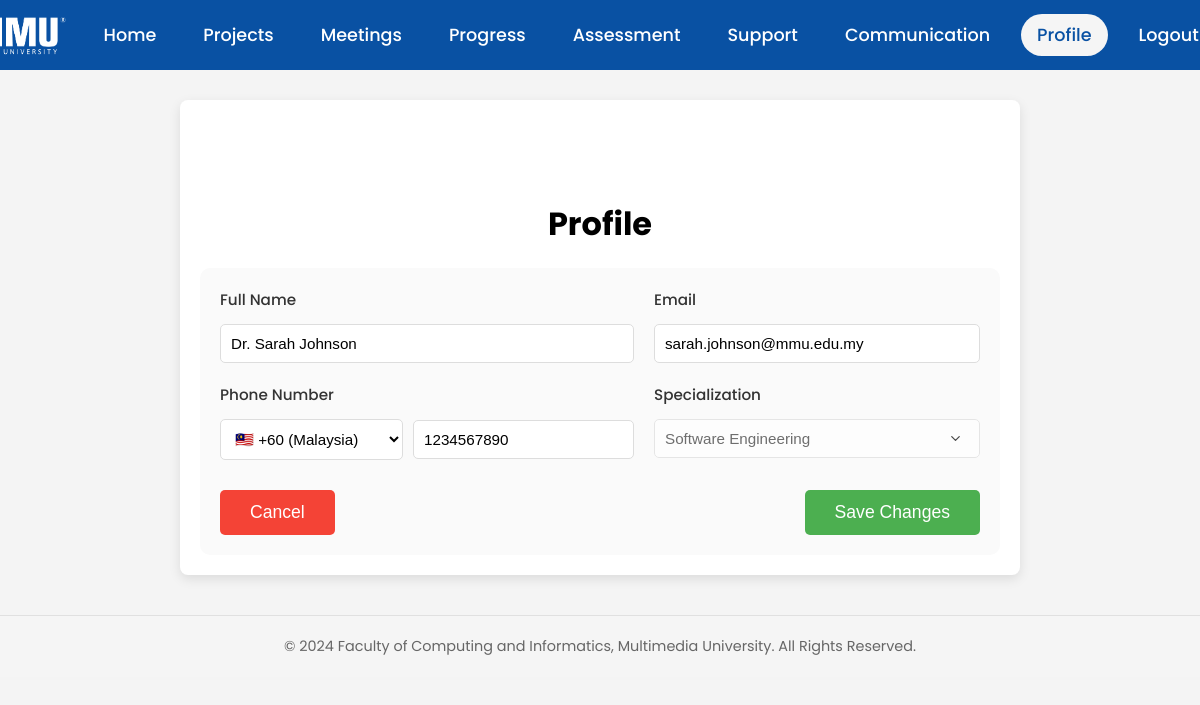
Screenshot of /pages/profile/profile-page.php (signed in) with the database file from the repository.
### pages/profile/profile-page.php (the view, shortened to what this page needs)
<?php
require_once '../../components/navbar.php';
$conn = OpenCon();
$user_id = $_SESSION['user_id'];
$stmt = $conn->prepare("SELECT full_name, email, role, country_code, phone_number FROM users WHERE user_id = ?");
$stmt->bind_param("i", $user_id);
$stmt->execute();
$result = $stmt->get_result();
$user_data = $result->fetch_assoc();
?>
<!DOCTYPE html>
<html lang="en">
<head>
    <link rel="stylesheet" href="../../index.css">
    <link rel="stylesheet" href="./profile-page.css">
    <link href="https://cdnjs.cloudflare.com/ajax/libs/font-awesome/6.0.0/css/all.min.css" rel="stylesheet">
</head>
<body>
<?php echo getNavbar('profile'); ?>
    <div class="section content-section" id="profile">
        <h2>Profile</h2>
        <div class="profile-container">
            <form class="profile-form">
                <div class="form-grid">
                    <div class="form-group">
                        <label for="fullName">Full Name</label>
                        <input type="text" id="fullName" name="full_name" value="<?php echo htmlspecialchars($user_data['full_name']); ?>">
                    </div>
                    <div class="form-group">
                        <label for="email">Email</label>
                        <input type="email" id="email" name="email" value="<?php echo htmlspecialchars($user_data['email']); ?>">
                    </div>
                    <div class="form-group">
                        <label for="phone">Phone Number</label>
                        <div class="phone-input-group">
                            <select name="country_code" id="country_code">
                                <option value="+60" <?php echo ($user_data['country_code'] === '+60') ? 'selected' : ''; ?>>🇲🇾 +60 (Malaysia)</option>
                            </select>
                            <input type="text" name="phone_number" id="phone" value="<?php echo htmlspecialchars($user_data['phone_number'] ?? ''); ?>" pattern="^\d+$" title="Enter only digits">
                        </div>
                    </div>
                    <div class="form-group">
                        <label for="specialization">Specialization</label>
                        <select name="specialization" id="specialization" <?php echo $user_data['role'] !== 'student' ? 'disabled' : ''; ?>>
                            <option value="SE" <?php echo ($user_data['specialization'] ?? '') === 'SE' ? 'selected' : ''; ?>>Software Engineering</option>
                        </select>
                    </div>
                </div>
                <div class="form-actions">
                    <button type="button" class="cancel-btn" onclick="resetForm()">Cancel</button>
                    <button type="button" class="save-btn" onclick="updateProfile()">Save Changes</button>
                </div>
            </form>
        </div>
    </div>
    <footer>
        <p>&copy; 2024 Faculty of Computing and Informatics, Multimedia University. All Rights Reserved.</p>
    </footer>
</body>
</html>

### index.css (style rules this page uses)
body { font-family: 'Poppins', sans-serif; margin: 0; padding: 0; min-height: 100vh; background-color: #F7F9FC; }
.content-section { padding-top: 80px; }
#profile.content-section { padding-top: 80px; }
footer { text-align: center; padding: 20px; margin-top: 40px; background-color: #f5f5f5; border-top: 1px solid #e0e0e0; }
footer p { margin: 0; color: #666; font-size: 0.9rem; }

### pages/profile/profile-page.css (style rules this page uses)
body { font-family: 'Poppins', sans-serif; margin: 0; padding: 0; background-color: #f4f4f4; color: black; }
h2 { font-size: 2em; margin: 20px 0; text-align: center; }
.section { max-width: 800px; margin: 20px auto; margin-top: 100px; padding: 20px; background-color: #fff; border-radius: 8px; box-shadow: 0px 4px 12px rgba(0, 0, 0, 0.1); }
.profile-container { width: 100%; }
.profile-form { max-width: 800px; margin: 0 auto; padding: 20px; background-color: #fafafa; border-radius: 10px; }
.form-grid { display: grid; grid-template-columns: 1fr 1fr; gap: 20px; }
.form-group { display: flex; flex-direction: column; }
.form-group label { font-size: 1em; margin-bottom: 5px; }
.form-group input { padding: 10px; font-size: 1em; border: 1px solid #ddd; border-radius: 5px; background-color: #fff; }
.form-actions { display: flex; justify-content: space-between; margin-top: 30px; }
.cancel-btn, .save-btn { padding: 12px 30px; font-size: 1.1em; border: none; border-radius: 5px; cursor: pointer; }
.cancel-btn { background-color: #f44336; color: white; }
.save-btn { background-color: #4CAF50; color: white; }
.profile-container { display: flex; flex-direction: column; justify-content: flex-start; align-items: center; gap: 20px; }
footer { text-align: center; padding: 20px; margin-top: 40px; background-color: #f5f5f5; border-top: 1px solid #e0e0e0; }
footer p { margin: 0; color: #666; font-size: 0.9rem; }
.phone-input-group { display: flex; gap: 10px; align-items: center; }
.phone-input-group select { padding: 10px; border: 1px solid #ddd; border-radius: 5px; background-color: white; min-width: 180px; cursor: pointer; font-size: 0.9em; }
.phone-input-group input { flex: 1; min-width: 0; }
select[name="specialization"] { width: 100%; padding: 10px; font-size: 1em; border: 1px solid #ddd; border-radius: 5px; background-color: white; cursor: pointer; color: #333; appearance: none; -webkit-appearance: none; -moz-appearance: none; background-repeat: no-repeat; background-position: right 1rem center; background-size: 1em; }
select[name="specialization"] option { color: #333; padding: 10px; }
.form-group { display: flex; flex-direction: column; gap: 8px; }
.form-group label { font-size: 0.95em; color: #333; font-weight: 500; }
.form-group input, .form-group select { padding: 10px; border: 1px solid #ddd; border-radius: 5px; font-size: 0.95em; transition: border-color 0.3s ease; }

### rows the page displays
users: full_name "Dr. Sarah Johnson", email "sarah.johnson@mmu.edu.my", country_code "🇲🇾 +60 (Malaysia)", phone_number "1234567890", specialization "Software Engineering"
